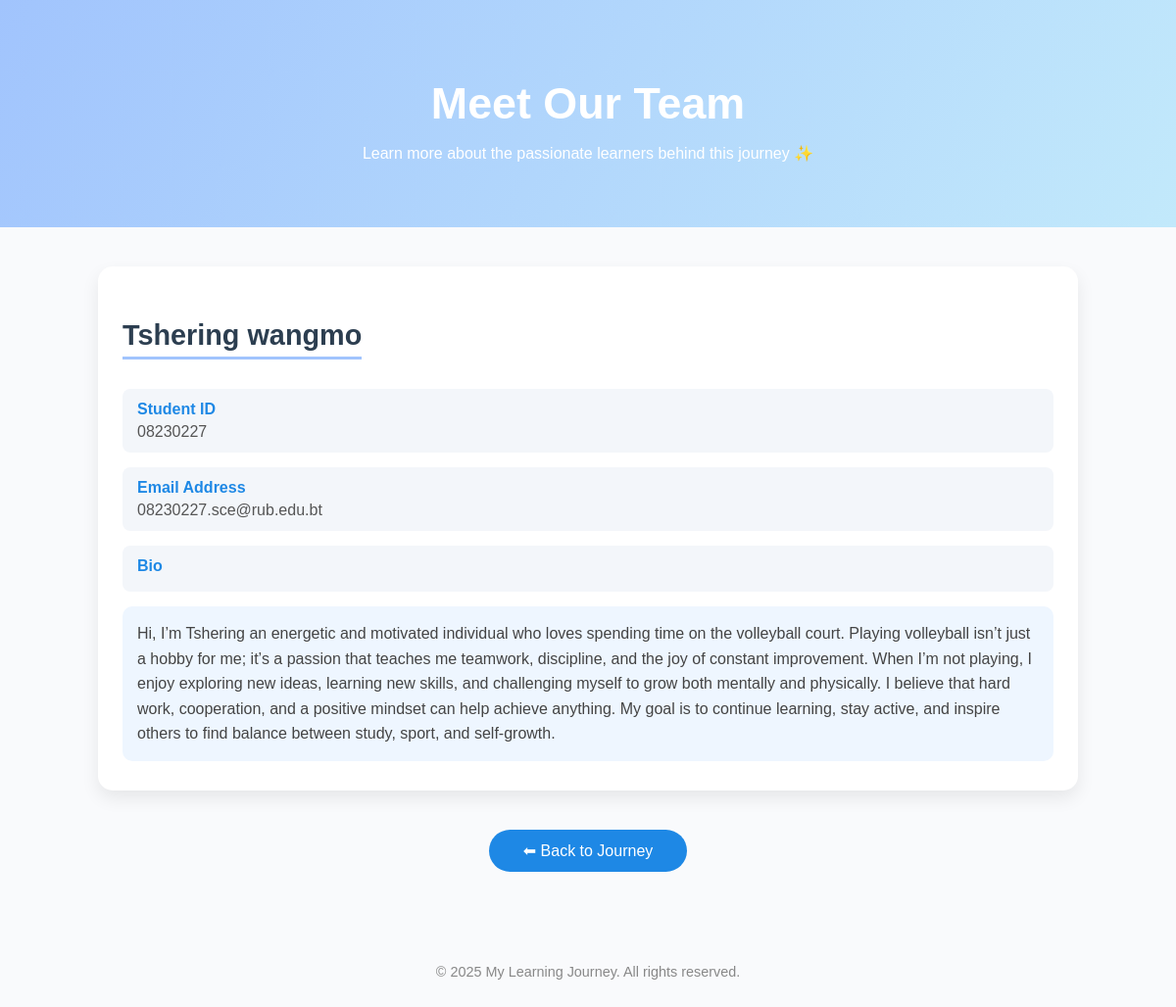
The page /about/ on the database its author committed.
### twJourney/models.py (models this page shows, shortened)
class AboutMe(models.Model):
    name = models.CharField(max_length=100)
    student_id = models.CharField(max_length=20)
    email = models.EmailField()
    bio = models.TextField()

### twJourney/views.py (the view)
# urls.py: path('about/', views.aboutMe, name='aboutMe'),
def aboutMe(request):
    abouts = AboutMe.objects.all()
    return render(request, 'aboutMe.html', {'abouts': abouts})

### twJourney/templates/aboutMe.html (shortened to what this page needs)
{% load static %}
<!DOCTYPE html>
<html lang="en">
<head>
</head>
<body>
    <header>
        <h1>Meet Our Team</h1>
        <p>Learn more about the passionate learners behind this journey ✨</p>
    </header>
    <div class="container">
        <div class="people-container">
            {% for about in abouts %}
            <div class="card">
                <h2>{{ about.name }}</h2>
                <div class="info-item">
                    <strong>Student ID</strong>
                    <p>{{ about.student_id }}</p>
                </div>
                <div class="info-item">
                    <strong>Email Address</strong>
                    <p>{{ about.email }}</p>
                </div>
                <div class="info-item">
                    <strong>Bio</strong>
                </div>
                <div class="bio">
                    {{ about.bio }}
                </div>
            </div>
            {% empty %}
            <div class="empty-card">
                <p>No information available yet. Profiles coming soon!</p>
            </div>
            {% endfor %}
        </div>
        <div style="text-align: center;">
            <a href="{% url 'index' %}" class="nav-link">⬅ Back to Journey</a>
        </div>
    </div>
    <footer>
        <p>© {{ current_year|default:2025 }} My Learning Journey. All rights reserved.</p>
    </footer>
</body>
</html>

### twJourney/templates/aboutMe.html (style rules this page uses)
body { margin: 0; padding: 0; background: #f9fafc; font-family: "Poppins", sans-serif; color: #333; }
header { text-align: center; padding: 50px 20px; background: linear-gradient(120deg, #a1c4fd 0%, #c2e9fb 100%); color: #fff; }
header h1 { font-size: 2.8rem; margin-bottom: 10px; }
.container { max-width: 1000px; margin: 40px auto; padding: 0 20px; }
.people-container { display: grid; grid-template-columns: repeat(auto-fit, minmax(320px, 1fr)); gap: 25px; }
.card { background: #fff; border-radius: 15px; padding: 30px 25px; box-shadow: 0 8px 18px rgba(0, 0, 0, 0.08); transition: all 0.3s ease; }
.card h2 { color: #2c3e50; font-size: 1.8rem; margin-bottom: 15px; border-bottom: 3px solid #a1c4fd; display: inline-block; padding-bottom: 5px; }
.info-item { margin: 15px 0; background: #f3f6fa; padding: 12px 15px; border-radius: 8px; }
.info-item strong { display: block; color: #1e88e5; font-weight: 600; font-size: 1rem; margin-bottom: 5px; }
.info-item p { color: #555; font-size: 1rem; margin: 0; }
.bio { margin-top: 15px; background: #eef6ff; padding: 15px; border-radius: 10px; font-size: 1rem; line-height: 1.6; color: #444; }
.nav-link { display: inline-block; margin: 40px auto 0; background: #1e88e5; color: white; text-decoration: none; padding: 12px 35px; border-radius: 30px; font-weight: 500; transition: all 0.3s ease; }
footer { text-align: center; margin-top: 60px; padding: 20px; font-size: 0.9rem; color: #888; }

### rows shown on the page
AboutMe: name "Tshering wangmo", student_id "08230227", email "08230227.sce@rub.edu.bt", bio "Hi, I’m Tshering an energetic and motivated individual who loves spending time on the volleyball court. Playing volleyball isn’t just a hobby for me; it’s a passion that teaches me teamwork, discipline, and the joy of constant improvement. When I’m not playing, I enjoy exploring new ideas, learning new skills, and challenging myself to grow both mentally and physically. I believe that hard work, cooperation, and a positive mindset can help achieve anything. My goal is to continue learning, stay active, and inspire others to find balance between study, sport, and self-growth."

### other values the page prints
{{ current_year|default:2025 }} "2025"
